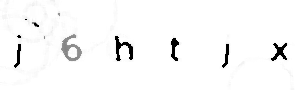
#> input picture image_processing/cleaned_captchas/captcha1.png, 300 x 90 px; its folder holds only this picture in this run
$ python split_letters.py
#> lines starting #> are read from the running program, lines starting #| are printed output that depends on the picture; after the words box and inside, x2 and y2 are one past the last pixel; in counts of white or black regions, pixels touching at a corner belong together
import cv2
import os
import glob

files = glob.glob('image_processing/cleaned_captchas/*')
for file in files:
    img = cv2.imread(file)
#> img is the input picture: shape (90, 300, 3); min 0, max 255, mean 247.8
    img = cv2.cvtColor(img, cv2.COLOR_BGR2GRAY)
#> img: shape (90, 300)
    _, img = cv2.threshold(img, 243, 255, cv2.THRESH_BINARY)
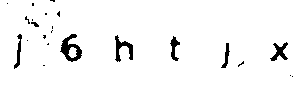
#> img: shape (90, 300); 96.1% white; 23 black regions (16 under 20 px)
    contours, _ = cv2.findContours(img, cv2.RETR_TREE, cv2.CHAIN_APPROX_SIMPLE)
#> contours = 25 contours, 15 with area under 20; largest, box (x1, y1, x2, y2) and area: (0, 0, 300, 90) 26604, (59, 33, 83, 63) 394, (114, 34, 134, 63) 249, (269, 41, 289, 62) 186, (169, 35, 181, 62) 146

    letters_region = []

    for contour in contours:
        (x, y, width, height) = cv2.boundingRect(contour)
        area = cv2.contourArea(contour)

        if area > 100:
            letters_region.append((x, y, width, height))
#> this loop made 25 passes
#> (x, y, width, height, area) on passes 1, 6, 8, 10, 11, 13, 14, 15, 19, 21: (0, 0, 300, 90, 26603.5), (220, 42, 11, 27, 115), (269, 41, 20, 21, 185.5), (169, 35, 12, 27, 146.5), (114, 34, 20, 29, 249), (59, 33, 24, 30, 394.5), (68, 47, 9, 11, 56), (13, 33, 10, 37, 145.5), (30, 21, 10, 7, 33.5), (24, 15, 7, 10, 25)
#> after the loop, letters_region = [(0, 0, 300, 90), (220, 42, 11, 27), (269, 41, 20, 21), (169, 35, 12, 27), (114, 34, 20, 29), (59, 33, 24, 30), (13, 33, 10, 37)]

    final_image = cv2.merge([img] * 3)
#> final_image: shape (90, 300, 3); 96.1% white; 23 black regions (16 under 20 px), largest, box (x1, y1, x2, y2) and area: (60, 34, 82, 62) 283, (115, 35, 133, 62) 199, (270, 42, 288, 61) 152

    for index, rectangle in enumerate(letters_region):
        if index == 0:
            continue
        x, y, width, height = rectangle
        letter_img = img[y-2:y+height+2, x-2:x+width+2]
        file_name = os.path.basename(file).replace('.png', f'letter{index}.png')
        cv2.imwrite(f'image_processing/captcha_letters/{file_name}', letter_img)
        cv2.rectangle(final_image, (x - 2, y - 2), (x + width + 2, y + height + 2), (0, 255, 0), 1)
#> this loop made 7 passes
#> pass 3, `letter_img = img[y-2:y+height+2, x-2:x+width+2]`:
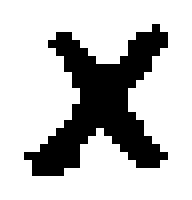
#> letter_img: shape (25, 24) (shown 8 times larger); 74.7% white; 1 black region, box (x1, y1, x2, y2) and area: (3, 3, 21, 22) 152
#> after the loop:
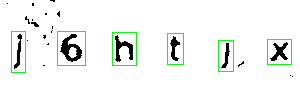
#> final_image: shape (90, 300, 3); mean of channels 0, 1, 2 239.1, 245.1, 239.1; drawn as B, G, R
    file_name = os.path.basename(file)
    cv2.imwrite(f'image_processing/localized_letters/{file_name}', final_image)

$ run again, on image_processing/cleaned_captchas/captcha104.png
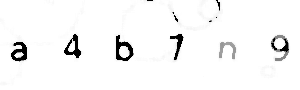
#> input picture image_processing/cleaned_captchas/captcha104.png, 300 x 90 px
#> img is the input picture: shape (90, 300, 3); min 0, max 255, mean 245.9
#> `_, img = cv2.threshold(img, 243, 255, cv2.THRESH_BINARY)`:
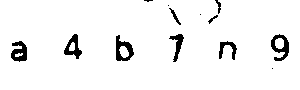
#> img: shape (90, 300); 95% white; 13 black regions (4 under 20 px)
#> contours = 16 contours, 4 with area under 20; largest, box (x1, y1, x2, y2) and area: (0, 0, 300, 90) 26552, (270, 33, 290, 62) 366, (115, 34, 135, 62) 360, (10, 40, 28, 63) 279, (63, 33, 83, 60) 279
#> the loop `for contour in contours:` made 16 passes
#> (x, y, width, height, area) on passes 1, 3, 4, 6, 7, 8, 9, 10: (0, 0, 300, 90, 26551.5), (218, 40, 20, 21, 187), (10, 40, 18, 23, 279), (115, 34, 20, 28, 360.5), (119, 46, 10, 12, 70), (270, 33, 20, 29, 366), (275, 38, 9, 11, 69), (168, 33, 17, 30, 197)
#> after the loop `for contour in contours:`: letters_region = [(0, 0, 300, 90), (218, 40, 20, 21), (10, 40, 18, 23), (115, 34, 20, 28), (270, 33, 20, 29), (168, 33, 17, 30), (63, 33, 20, 27)]
#> the loop `for index, rectangle in enumerate(letters_region):` made 7 passes
#> after the loop `for index, rectangle in enumerate(letters_region):`:
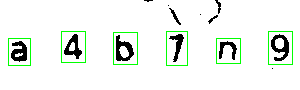
#> final_image: shape (90, 300, 3); mean of channels 0, 1, 2 236.3, 242.4, 236.3; drawn as B, G, R

$ run again, on image_processing/cleaned_captchas/captcha107.png
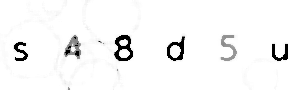
#> input picture image_processing/cleaned_captchas/captcha107.png, 300 x 90 px
#> img is the input picture: shape (90, 300, 3); min 0, max 255, mean 245.9
#> `_, img = cv2.threshold(img, 243, 255, cv2.THRESH_BINARY)`:
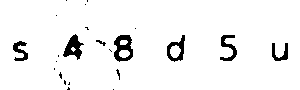
#> img: shape (90, 300); 94.9% white; 23 black regions (16 under 20 px)
#> contours = 26 contours, 13 with area under 20; largest, box (x1, y1, x2, y2) and area: (0, 0, 300, 90) 26599, (113, 34, 134, 63) 452, (166, 34, 186, 63) 352, (62, 33, 85, 61) 317, (219, 34, 238, 62) 243
#> the loop `for contour in contours:` made 26 passes
#> (x, y, width, height, area) on passes 1, 4, 5, 12, 13, 14, 15, 16: (0, 0, 300, 90, 26599), (58, 71, 5, 9, 20), (115, 68, 6, 13, 30), (271, 42, 18, 20, 182.5), (12, 40, 17, 22, 199), (95, 39, 12, 8, 37), (219, 34, 19, 28, 243), (166, 34, 20, 29, 352)
#> after the loop `for contour in contours:`: letters_region = [(0, 0, 300, 90), (271, 42, 18, 20), (12, 40, 17, 22), (219, 34, 19, 28), (166, 34, 20, 29), (113, 34, 21, 29), (62, 33, 23, 28)]
#> the loop `for index, rectangle in enumerate(letters_region):` made 7 passes
#> after the loop `for index, rectangle in enumerate(letters_region):`:
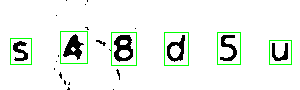
#> final_image: shape (90, 300, 3); mean of channels 0, 1, 2 236, 242.1, 236; drawn as B, G, R

$ run again, on image_processing/cleaned_captchas/captcha109.png
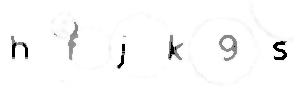
#> input picture image_processing/cleaned_captchas/captcha109.png, 300 x 90 px
#> img is the input picture: shape (90, 300, 3); min 0, max 255, mean 248.8
#> `_, img = cv2.threshold(img, 243, 255, cv2.THRESH_BINARY)`:
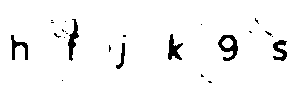
#> img: shape (90, 300); 95.7% white; 24 black regions (18 under 20 px)
#> contours = 27 contours, 17 with area under 20; largest, box (x1, y1, x2, y2) and area: (0, 0, 300, 90) 26611, (217, 34, 239, 62) 372, (67, 18, 80, 62) 245, (167, 33, 184, 61) 232, (10, 34, 29, 61) 218
#> the loop `for contour in contours:` made 27 passes
#> (x, y, width, height, area) on passes 6, 7, 10, 11, 13, 14, 16, 17: (115, 42, 11, 28, 121), (272, 39, 16, 23, 208), (217, 34, 22, 28, 371.5), (222, 38, 11, 10, 68.5), (10, 34, 19, 27, 218), (167, 33, 17, 28, 232.5), (53, 32, 9, 7, 21), (264, 30, 9, 7, 21)
#> after the loop `for contour in contours:`: letters_region = [(0, 0, 300, 90), (115, 42, 11, 28), (272, 39, 16, 23), (217, 34, 22, 28), (10, 34, 19, 27), (167, 33, 17, 28), (67, 18, 13, 44)]
#> the loop `for index, rectangle in enumerate(letters_region):` made 7 passes
#> after the loop `for index, rectangle in enumerate(letters_region):`:
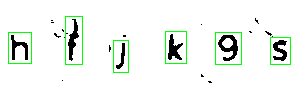
#> final_image: shape (90, 300, 3); mean of channels 0, 1, 2 238, 244.1, 238; drawn as B, G, R

$ run again, on image_processing/cleaned_captchas/captcha100.png
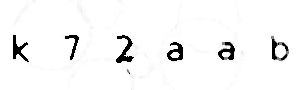
#> input picture image_processing/cleaned_captchas/captcha100.png, 300 x 90 px
#> img is the input picture: shape (90, 300, 3); min 0, max 255, mean 245.4
#> `_, img = cv2.threshold(img, 243, 255, cv2.THRESH_BINARY)`:
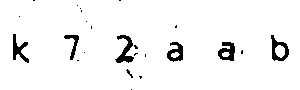
#> img: shape (90, 300); 95.4% white; 24 black regions (17 under 20 px)
#> contours = 25 contours, 14 with area under 20; largest, box (x1, y1, x2, y2) and area: (0, 0, 300, 90) 26606, (270, 34, 290, 62) 346, (114, 34, 135, 64) 279, (217, 41, 236, 62) 274, (166, 41, 184, 63) 256
#> the loop `for contour in contours:` made 25 passes
#> (x, y, width, height, area) on passes 1, 3, 10, 11, 12, 13, 14, 15: (0, 0, 300, 90, 26606), (125, 68, 9, 11, 31), (217, 41, 19, 21, 274.5), (222, 52, 8, 5, 22.5), (166, 41, 18, 22, 256), (171, 52, 9, 6, 27), (270, 34, 20, 28, 346), (275, 45, 10, 13, 83.5)
#> after the loop `for contour in contours:`: letters_region = [(0, 0, 300, 90), (217, 41, 19, 21), (166, 41, 18, 22), (270, 34, 20, 28), (114, 34, 21, 30), (63, 34, 17, 27), (12, 33, 18, 31)]
#> the loop `for index, rectangle in enumerate(letters_region):` made 7 passes
#> after the loop `for index, rectangle in enumerate(letters_region):`:
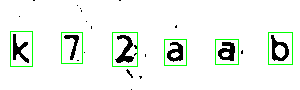
#> final_image: shape (90, 300, 3); mean of channels 0, 1, 2 237.4, 243.4, 237.4; drawn as B, G, R
